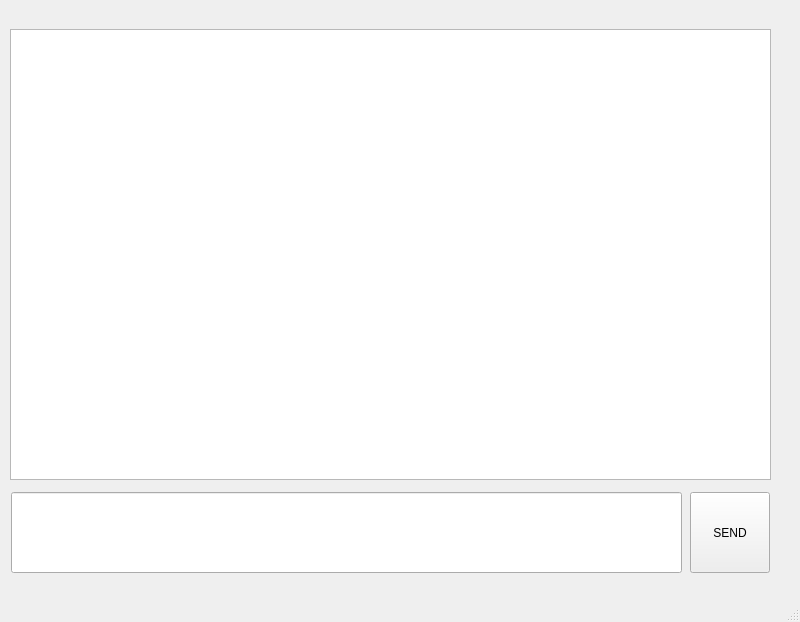
<?xml version="1.0" encoding="UTF-8"?>
<ui version="4.0">
 <class>DirectMessage</class>
 <widget class="QMainWindow" name="DirectMessage">
  <property name="geometry">
   <rect>
    <x>0</x>
    <y>0</y>
    <width>800</width>
    <height>622</height>
   </rect>
  </property>
  <property name="windowTitle">
   <string>MainWindow</string>
  </property>
  <widget class="QWidget" name="centralwidget">
   <widget class="QLineEdit" name="le_write">
    <property name="geometry">
     <rect>
      <x>11</x>
      <y>492</y>
      <width>671</width>
      <height>81</height>
     </rect>
    </property>
   </widget>
   <widget class="QPushButton" name="pb_send">
    <property name="geometry">
     <rect>
      <x>690</x>
      <y>492</y>
      <width>80</width>
      <height>81</height>
     </rect>
    </property>
    <property name="text">
     <string>SEND</string>
    </property>
   </widget>
   <widget class="QTextEdit" name="te_out">
    <property name="geometry">
     <rect>
      <x>10</x>
      <y>29</y>
      <width>761</width>
      <height>451</height>
     </rect>
    </property>
   </widget>
  </widget>
  <widget class="QMenuBar" name="menubar">
   <property name="geometry">
    <rect>
     <x>0</x>
     <y>0</y>
     <width>800</width>
     <height>22</height>
    </rect>
   </property>
  </widget>
  <widget class="QStatusBar" name="statusbar"/>
 </widget>
 <resources/>
 <connections/>
</ui>
